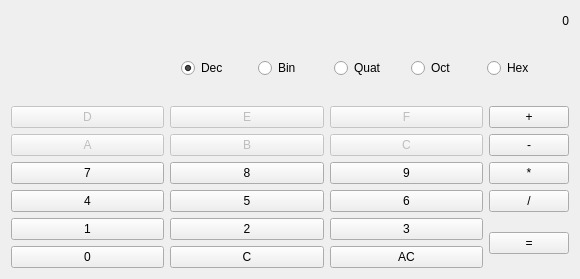
<?xml version="1.0" encoding="UTF-8"?>
<ui version="4.0">
 <class>CalculatorInterface</class>
 <widget class="QWidget" name="CalculatorInterface">
  <property name="geometry">
   <rect>
    <x>0</x>
    <y>0</y>
    <width>580</width>
    <height>279</height>
   </rect>
  </property>
  <property name="sizePolicy">
   <sizepolicy hsizetype="Maximum" vsizetype="Maximum">
    <horstretch>0</horstretch>
    <verstretch>0</verstretch>
   </sizepolicy>
  </property>
  <property name="windowTitle">
   <string>CalculatorInterface</string>
  </property>
  <layout class="QGridLayout" name="gridLayout">
   <item row="2" column="2">
    <widget class="QPushButton" name="buttonF">
     <property name="enabled">
      <bool>false</bool>
     </property>
     <property name="text">
      <string>F</string>
     </property>
    </widget>
   </item>
   <item row="2" column="3">
    <widget class="QPushButton" name="buttonAdd">
     <property name="sizePolicy">
      <sizepolicy hsizetype="Minimum" vsizetype="Fixed">
       <horstretch>6</horstretch>
       <verstretch>0</verstretch>
      </sizepolicy>
     </property>
     <property name="text">
      <string>+</string>
     </property>
    </widget>
   </item>
   <item row="1" column="1" colspan="3">
    <widget class="QWidget" name="widget" native="true">
     <layout class="QHBoxLayout" name="horizontalLayout">
      <item>
       <widget class="QRadioButton" name="radioButtonDec">
        <property name="text">
         <string>Dec</string>
        </property>
        <property name="checked">
         <bool>true</bool>
        </property>
       </widget>
      </item>
      <item>
       <widget class="QRadioButton" name="radioButtonBin">
        <property name="text">
         <string>Bin</string>
        </property>
       </widget>
      </item>
      <item>
       <widget class="QRadioButton" name="radioButtonQuat">
        <property name="text">
         <string>Quat</string>
        </property>
       </widget>
      </item>
      <item>
       <widget class="QRadioButton" name="radioButtonOct">
        <property name="text">
         <string>Oct</string>
        </property>
       </widget>
      </item>
      <item>
       <widget class="QRadioButton" name="radioButtonHex">
        <property name="text">
         <string>Hex</string>
        </property>
       </widget>
      </item>
     </layout>
    </widget>
   </item>
   <item row="6" column="3" rowspan="2">
    <widget class="QPushButton" name="buttonCalculate">
     <property name="enabled">
      <bool>true</bool>
     </property>
     <property name="sizePolicy">
      <sizepolicy hsizetype="Maximum" vsizetype="Maximum">
       <horstretch>6</horstretch>
       <verstretch>0</verstretch>
      </sizepolicy>
     </property>
     <property name="text">
      <string>=</string>
     </property>
    </widget>
   </item>
   <item row="7" column="0">
    <widget class="QPushButton" name="buttonZero">
     <property name="sizePolicy">
      <sizepolicy hsizetype="Minimum" vsizetype="Fixed">
       <horstretch>6</horstretch>
       <verstretch>0</verstretch>
      </sizepolicy>
     </property>
     <property name="text">
      <string>0</string>
     </property>
    </widget>
   </item>
   <item row="6" column="0">
    <widget class="QPushButton" name="buttonOne">
     <property name="sizePolicy">
      <sizepolicy hsizetype="Minimum" vsizetype="Fixed">
       <horstretch>6</horstretch>
       <verstretch>0</verstretch>
      </sizepolicy>
     </property>
     <property name="text">
      <string>1</string>
     </property>
    </widget>
   </item>
   <item row="6" column="1">
    <widget class="QPushButton" name="buttonTwo">
     <property name="sizePolicy">
      <sizepolicy hsizetype="Minimum" vsizetype="Fixed">
       <horstretch>6</horstretch>
       <verstretch>0</verstretch>
      </sizepolicy>
     </property>
     <property name="text">
      <string>2</string>
     </property>
    </widget>
   </item>
   <item row="6" column="2">
    <widget class="QPushButton" name="buttonThree">
     <property name="sizePolicy">
      <sizepolicy hsizetype="Minimum" vsizetype="Fixed">
       <horstretch>6</horstretch>
       <verstretch>0</verstretch>
      </sizepolicy>
     </property>
     <property name="text">
      <string>3</string>
     </property>
    </widget>
   </item>
   <item row="2" column="0">
    <widget class="QPushButton" name="buttonD">
     <property name="enabled">
      <bool>false</bool>
     </property>
     <property name="text">
      <string>D</string>
     </property>
     <property name="flat">
      <bool>false</bool>
     </property>
    </widget>
   </item>
   <item row="2" column="1">
    <widget class="QPushButton" name="buttonE">
     <property name="enabled">
      <bool>false</bool>
     </property>
     <property name="text">
      <string>E</string>
     </property>
    </widget>
   </item>
   <item row="7" column="1">
    <widget class="QPushButton" name="buttonClear">
     <property name="sizePolicy">
      <sizepolicy hsizetype="Minimum" vsizetype="Fixed">
       <horstretch>6</horstretch>
       <verstretch>0</verstretch>
      </sizepolicy>
     </property>
     <property name="text">
      <string>C</string>
     </property>
    </widget>
   </item>
   <item row="7" column="2">
    <widget class="QPushButton" name="buttonAllClear">
     <property name="sizePolicy">
      <sizepolicy hsizetype="Minimum" vsizetype="Fixed">
       <horstretch>6</horstretch>
       <verstretch>0</verstretch>
      </sizepolicy>
     </property>
     <property name="text">
      <string>AC</string>
     </property>
    </widget>
   </item>
   <item row="3" column="0">
    <widget class="QPushButton" name="buttonA">
     <property name="enabled">
      <bool>false</bool>
     </property>
     <property name="text">
      <string>A</string>
     </property>
    </widget>
   </item>
   <item row="3" column="1">
    <widget class="QPushButton" name="buttonB">
     <property name="enabled">
      <bool>false</bool>
     </property>
     <property name="text">
      <string>B</string>
     </property>
    </widget>
   </item>
   <item row="3" column="2">
    <widget class="QPushButton" name="buttonC">
     <property name="enabled">
      <bool>false</bool>
     </property>
     <property name="text">
      <string>C</string>
     </property>
    </widget>
   </item>
   <item row="4" column="0">
    <widget class="QPushButton" name="buttonSeven">
     <property name="sizePolicy">
      <sizepolicy hsizetype="Minimum" vsizetype="Fixed">
       <horstretch>6</horstretch>
       <verstretch>0</verstretch>
      </sizepolicy>
     </property>
     <property name="text">
      <string>7</string>
     </property>
    </widget>
   </item>
   <item row="4" column="1">
    <widget class="QPushButton" name="buttonEight">
     <property name="sizePolicy">
      <sizepolicy hsizetype="Minimum" vsizetype="Fixed">
       <horstretch>6</horstretch>
       <verstretch>0</verstretch>
      </sizepolicy>
     </property>
     <property name="text">
      <string>8</string>
     </property>
    </widget>
   </item>
   <item row="4" column="2">
    <widget class="QPushButton" name="buttonNine">
     <property name="sizePolicy">
      <sizepolicy hsizetype="Minimum" vsizetype="Fixed">
       <horstretch>6</horstretch>
       <verstretch>0</verstretch>
      </sizepolicy>
     </property>
     <property name="text">
      <string>9</string>
     </property>
    </widget>
   </item>
   <item row="5" column="0">
    <widget class="QPushButton" name="buttonFour">
     <property name="sizePolicy">
      <sizepolicy hsizetype="Minimum" vsizetype="Fixed">
       <horstretch>6</horstretch>
       <verstretch>0</verstretch>
      </sizepolicy>
     </property>
     <property name="text">
      <string>4</string>
     </property>
    </widget>
   </item>
   <item row="5" column="1">
    <widget class="QPushButton" name="buttonFive">
     <property name="sizePolicy">
      <sizepolicy hsizetype="Minimum" vsizetype="Fixed">
       <horstretch>6</horstretch>
       <verstretch>0</verstretch>
      </sizepolicy>
     </property>
     <property name="text">
      <string>5</string>
     </property>
    </widget>
   </item>
   <item row="5" column="2">
    <widget class="QPushButton" name="buttonSix">
     <property name="sizePolicy">
      <sizepolicy hsizetype="Minimum" vsizetype="Fixed">
       <horstretch>6</horstretch>
       <verstretch>0</verstretch>
      </sizepolicy>
     </property>
     <property name="text">
      <string>6</string>
     </property>
    </widget>
   </item>
   <item row="3" column="3">
    <widget class="QPushButton" name="buttonSubtrackt">
     <property name="sizePolicy">
      <sizepolicy hsizetype="Minimum" vsizetype="Fixed">
       <horstretch>6</horstretch>
       <verstretch>0</verstretch>
      </sizepolicy>
     </property>
     <property name="text">
      <string>-</string>
     </property>
    </widget>
   </item>
   <item row="0" column="0" colspan="4">
    <widget class="QLabel" name="entryLabel">
     <property name="sizePolicy">
      <sizepolicy hsizetype="Expanding" vsizetype="Expanding">
       <horstretch>0</horstretch>
       <verstretch>0</verstretch>
      </sizepolicy>
     </property>
     <property name="maximumSize">
      <size>
       <width>16777215</width>
       <height>20</height>
      </size>
     </property>
     <property name="layoutDirection">
      <enum>Qt::LeftToRight</enum>
     </property>
     <property name="text">
      <string>0</string>
     </property>
     <property name="alignment">
      <set>Qt::AlignRight|Qt::AlignTrailing|Qt::AlignVCenter</set>
     </property>
    </widget>
   </item>
   <item row="4" column="3">
    <widget class="QPushButton" name="buttonMultiply">
     <property name="text">
      <string>*</string>
     </property>
    </widget>
   </item>
   <item row="5" column="3">
    <widget class="QPushButton" name="buttonDivide">
     <property name="text">
      <string>/</string>
     </property>
    </widget>
   </item>
  </layout>
 </widget>
 <layoutdefault spacing="6" margin="11"/>
 <resources/>
 <connections/>
</ui>
